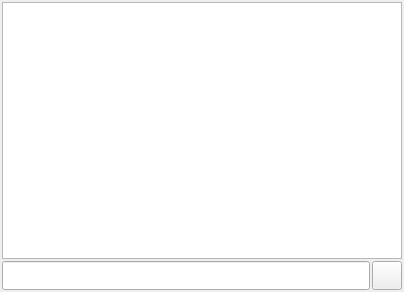
<?xml version="1.0" encoding="UTF-8"?>
<ui version="4.0">
 <class>Form</class>
 <widget class="QWidget" name="Form">
  <property name="geometry">
   <rect>
    <x>0</x>
    <y>0</y>
    <width>404</width>
    <height>292</height>
   </rect>
  </property>
  <property name="contextMenuPolicy">
   <enum>Qt::CustomContextMenu</enum>
  </property>
  <property name="windowTitle">
   <string>Form</string>
  </property>
  <layout class="QGridLayout" name="gridLayout">
   <property name="leftMargin">
    <number>2</number>
   </property>
   <property name="topMargin">
    <number>2</number>
   </property>
   <property name="rightMargin">
    <number>2</number>
   </property>
   <property name="bottomMargin">
    <number>2</number>
   </property>
   <property name="spacing">
    <number>2</number>
   </property>
   <item row="1" column="0">
    <widget class="KLineEdit" name="filter_line_edit">
     <property name="sizePolicy">
      <sizepolicy hsizetype="Expanding" vsizetype="Preferred">
       <horstretch>0</horstretch>
       <verstretch>0</verstretch>
      </sizepolicy>
     </property>
     <property name="clearButtonEnabled">
      <bool>true</bool>
     </property>
    </widget>
   </item>
   <item row="1" column="1">
    <widget class="QToolButton" name="filter_case_sensitive_button">
     <property name="text">
      <string/>
     </property>
     <property name="icon">
      <iconset theme="format-text-uppercase">
       <normaloff>../../../../</normaloff>../../../../</iconset>
     </property>
     <property name="iconSize">
      <size>
       <width>22</width>
       <height>22</height>
      </size>
     </property>
     <property name="checkable">
      <bool>true</bool>
     </property>
    </widget>
   </item>
   <item row="0" column="0" colspan="2">
    <widget class="QTreeView" name="tree_view">
     <property name="sizePolicy">
      <sizepolicy hsizetype="MinimumExpanding" vsizetype="Expanding">
       <horstretch>0</horstretch>
       <verstretch>0</verstretch>
      </sizepolicy>
     </property>
     <property name="minimumSize">
      <size>
       <width>400</width>
       <height>0</height>
      </size>
     </property>
     <property name="contextMenuPolicy">
      <enum>Qt::CustomContextMenu</enum>
     </property>
     <property name="alternatingRowColors">
      <bool>true</bool>
     </property>
     <property name="selectionMode">
      <enum>QAbstractItemView::ExtendedSelection</enum>
     </property>
     <property name="selectionBehavior">
      <enum>QAbstractItemView::SelectRows</enum>
     </property>
     <property name="uniformRowHeights">
      <bool>true</bool>
     </property>
     <property name="sortingEnabled">
      <bool>true</bool>
     </property>
     <property name="animated">
      <bool>true</bool>
     </property>
     <property name="allColumnsShowFocus">
      <bool>true</bool>
     </property>
     <property name="headerHidden">
      <bool>false</bool>
     </property>
     <attribute name="headerVisible">
      <bool>true</bool>
     </attribute>
     <attribute name="headerStretchLastSection">
      <bool>true</bool>
     </attribute>
    </widget>
   </item>
  </layout>
 </widget>
 <customwidgets>
  <customwidget>
   <class>KLineEdit</class>
   <extends>QLineEdit</extends>
   <header>klineedit.h</header>
  </customwidget>
 </customwidgets>
 <resources/>
 <connections/>
</ui>
